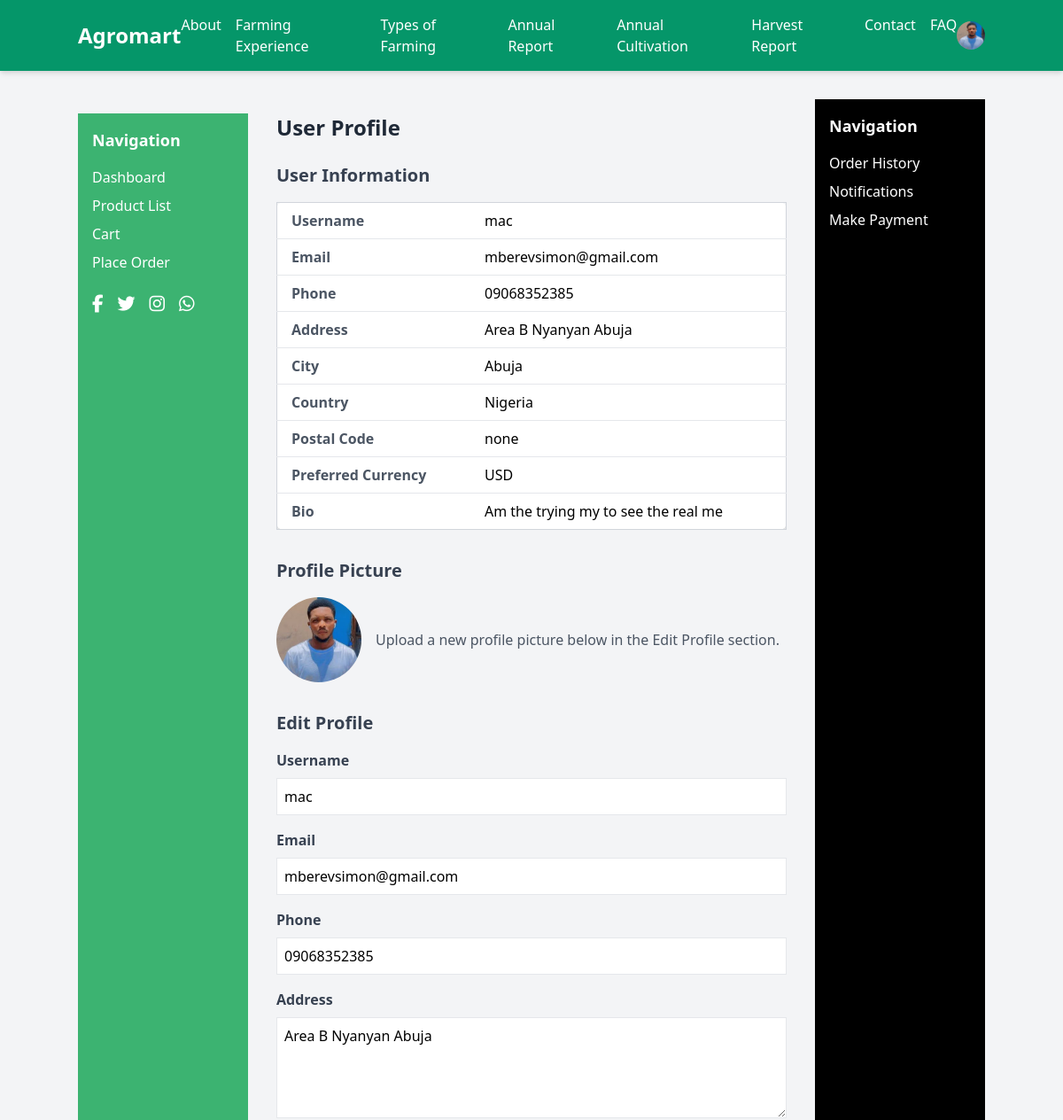
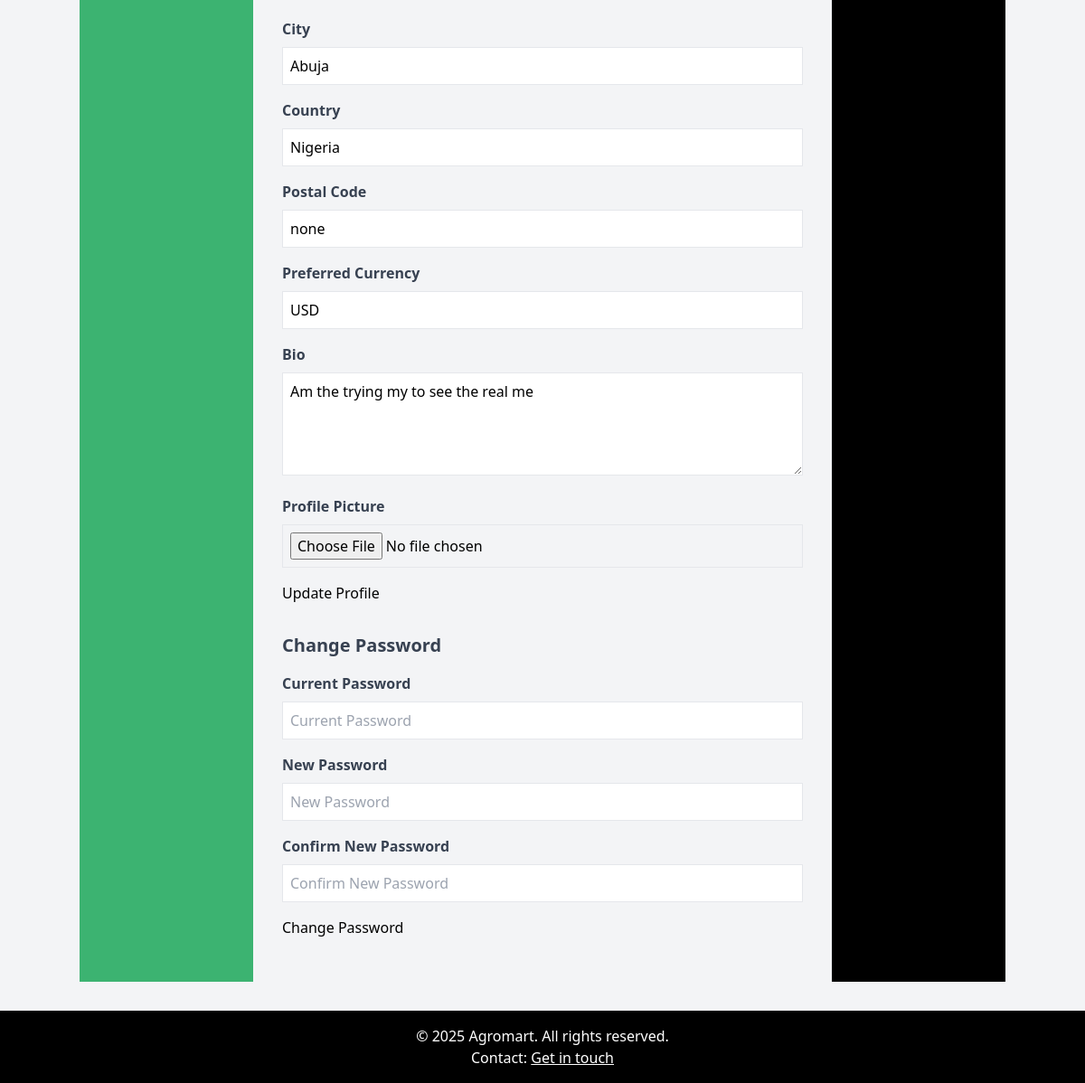
/profile/ (signed in), run on the app's committed database (2 pictures, top to bottom).
### store/models.py (models this page shows, shortened)
class UserProfile(models.Model):
    user = models.OneToOneField(User, on_delete=models.CASCADE)
    phone = models.CharField(max_length=20, blank=True)
    address = models.TextField(blank=True)
    city = models.CharField(max_length=100, blank=True)
    country = models.CharField(max_length=100, blank=True)
    postal_code = models.CharField(max_length=20, blank=True)
    profile_picture = models.ImageField(upload_to='profiles/', null=True, blank=True)
    is_verified = models.BooleanField(default=False)
    preferred_currency = models.CharField(max_length=3, default='USD')
    bio = models.TextField(blank=True, null=True)
    created_at = models.DateTimeField(auto_now_add=True)

### store/views.py (the view, shortened to what this page needs)
# urls.py: path('profile/', UserProfileView.as_view(), name='user_profile'),
class UserProfileView(LoginRequiredMixin, View):
    template_name = 'store/profile.html'
    def get(self, request):
        user_profile, created = UserProfile.objects.get_or_create(user=request.user)
        info_form = UserInfoForm(instance=user_profile)
        profile_form = UserProfileForm(instance=user_profile)
        password_form = UserPasswordChangeForm(user=request.user)
        return render(request, self.template_name, {
            'info_form': info_form,
            'profile_form': profile_form,
            'password_form': password_form,
        })

### store/templates/store/profile.html (shortened to what this page needs)
{% extends 'store/base.html' %}
{% load static %}
{% block content %}
<div class="container mx-auto p-4">
    <h2 class="text-2xl font-bold mb-6 text-gray-800">User Profile</h2>
    <div class="mb-8">
        <h3 class="text-xl font-semibold mb-4 text-gray-700">User Information</h3>
        <div class="overflow-x-auto">
            <table class="min-w-full bg-white border border-gray-300 rounded-lg shadow-md">
                <tbody>
                    <tr class="border-b">
                        <td class="py-2 px-4 font-semibold text-gray-600">Username</td>
                        <td class="py-2 px-4">{{ info_form.username.value }}</td>
                    </tr>
                    <tr class="border-b">
                        <td class="py-2 px-4 font-semibold text-gray-600">Email</td>
                        <td class="py-2 px-4">{{ info_form.email.value }}</td>
                    </tr>
                    <tr class="border-b">
                        <td class="py-2 px-4 font-semibold text-gray-600">Phone</td>
                        <td class="py-2 px-4">{{ info_form.phone.value|default:"Not provided" }}</td>
                    </tr>
                    <tr class="border-b">
                        <td class="py-2 px-4 font-semibold text-gray-600">Address</td>
                        <td class="py-2 px-4">{{ info_form.address.value|default:"Not provided" }}</td>
                    </tr>
                    <tr class="border-b">
                        <td class="py-2 px-4 font-semibold text-gray-600">City</td>
                        <td class="py-2 px-4">{{ info_form.city.value|default:"Not provided" }}</td>
                    </tr>
                    <tr class="border-b">
                        <td class="py-2 px-4 font-semibold text-gray-600">Country</td>
                        <td class="py-2 px-4">{{ info_form.country.value|default:"Not provided" }}</td>
                    </tr>
                    <tr class="border-b">
                        <td class="py-2 px-4 font-semibold text-gray-600">Postal Code</td>
                        <td class="py-2 px-4">{{ info_form.postal_code.value|default:"Not provided" }}</td>
                    </tr>
                    <tr class="border-b">
                        <td class="py-2 px-4 font-semibold text-gray-600">Preferred Currency</td>
                        <td class="py-2 px-4">{{ info_form.preferred_currency.value|default:"USD" }}</td>
                    </tr>
                    <tr>
                        <td class="py-2 px-4 font-semibold text-gray-600">Bio</td>
                        <td class="py-2 px-4">{{ info_form.bio.value|default:"Not provided" }}</td>
                    </tr>
                </tbody>
            </table>
        </div>
    </div>
    <div class="mb-8">
        <h3 class="text-xl font-semibold mb-4 text-gray-700">Profile Picture</h3>
        <div class="flex items-center space-x-4">
            <img src="{% if user.userprofile.profile_picture %}{{ user.userprofile.profile_picture.url }}{% else %}{% static 'images/default_profile.png' %}{% endif %}" alt="Profile Picture" class="w-24 h-24 rounded-full object-cover">
            <div>
                <p class="text-gray-600">Upload a new profile picture below in the Edit Profile section.</p>
            </div>
        </div>
    </div>
    <div class="mb-8">
        <h3 class="text-xl font-semibold mb-4 text-gray-700">Edit Profile</h3>
        <form method="post" enctype="multipart/form-data" class="space-y-4">
            <div class="form-group">
                <label for="{{ profile_form.username.id_for_label }}" class="block text-gray-700 font-semibold mb-2">Username</label>
                {{ profile_form.username }}
            </div>
            <div class="form-group">
                <label for="{{ profile_form.email.id_for_label }}" class="block text-gray-700 font-semibold mb-2">Email</label>
                {{ profile_form.email }}
            </div>
            <div class="form-group">
                <label for="{{ profile_form.phone.id_for_label }}" class="block text-gray-700 font-semibold mb-2">Phone</label>
                {{ profile_form.phone }}
            </div>
            <div class="form-group">
                <label for="{{ profile_form.address.id_for_label }}" class="block text-gray-700 font-semibold mb-2">Address</label>
                {{ profile_form.address }}
            </div>
            <div class="form-group">
                <label for="{{ profile_form.city.id_for_label }}" class="block text-gray-700 font-semibold mb-2">City</label>
                {{ profile_form.city }}
            </div>
            <div class="form-group">
                <label for="{{ profile_form.country.id_for_label }}" class="block text-gray-700 font-semibold mb-2">Country</label>
                {{ profile_form.country }}
            </div>
            <div class="form-group">
                <label for="{{ profile_form.postal_code.id_for_label }}" class="block text-gray-700 font-semibold mb-2">Postal Code</label>
                {{ profile_form.postal_code }}
            </div>
            <div class="form-group">
                <label for="{{ profile_form.preferred_currency.id_for_label }}" class="block text-gray-700 font-semibold mb-2">Preferred Currency</label>
                {{ profile_form.preferred_currency }}
            </div>
            <div class="form-group">
                <label for="{{ profile_form.bio.id_for_label }}" class="block text-gray-700 font-semibold mb-2">Bio</label>
                {{ profile_form.bio }}
            </div>
            <div class="form-group">
                <label for="{{ profile_form.profile_picture.id_for_label }}" class="block text-gray-700 font-semibold mb-2">Profile Picture</label>
                {{ profile_form.profile_picture }}
            </div>
            <button type="submit" class="btn btn-primary">Update Profile</button>
        </form>
    </div>
    <div class="mb-8">
        <h3 class="text-xl font-semibold mb-4 text-gray-700">Change Password</h3>
        <form method="post" class="space-y-4">
            <div class="form-group">
                <label for="{{ password_form.current_password.id_for_label }}" class="block text-gray-700 font-semibold mb-2">Current Password</label>
                {{ password_form.current_password }}
            </div>
            <div class="form-group">
                <label for="{{ password_form.new_password.id_for_label }}" class="block text-gray-700 font-semibold mb-2">New Password</label>
                {{ password_form.new_password }}
            </div>
            <div class="form-group">
                <label for="{{ password_form.confirm_password.id_for_label }}" class="block text-gray-700 font-semibold mb-2">Confirm New Password</label>
                {{ password_form.confirm_password }}
            </div>
            <button type="submit" class="btn btn-primary">Change Password</button>
        </form>
    </div>
</div>
{% endblock %}

### store/templates/store/base.html (shortened to what this page needs)
{% load static %}
<!DOCTYPE html>
<html lang="en">
<head>
    <link href="https://cdn.jsdelivr.net/npm/tailwindcss@2.2.19/dist/tailwind.min.css" rel="stylesheet">
    <link href="https://cdnjs.cloudflare.com/ajax/libs/font-awesome/6.4.2/css/all.min.css" rel="stylesheet">
    <link href="{% static 'css/styles.css' %}" rel="stylesheet">
</head>
<body class="bg-gray-100 font-sans flex flex-col min-h-screen">
    <nav class="bg-green-600 text-white p-4 shadow-md">
        <div class="container mx-auto flex items-center justify-between">
            <a href="{% url 'user_dashboard' %}" class="text-2xl font-bold">Agromart</a>
            <div class="flex space-x-4">
                <a href="{% url 'static_page' page='about' %}" class="hover:text-green-200">About</a>
                <a href="{% url 'static_page' page='farming_experience' %}" class="hover:text-green-200">Farming Experience</a>
                <a href="{% url 'static_page' page='types_of_farming' %}" class="hover:text-green-200">Types of Farming</a>
                <a href="{% url 'static_page' page='annual_report' %}" class="hover:text-green-200">Annual Report</a>
                <a href="{% url 'static_page' page='annual_cultivation' %}" class="hover:text-green-200">Annual Cultivation</a>
                <a href="{% url 'static_page' page='harvest_report' %}" class="hover:text-green-200">Harvest Report</a>
                <a href="{% url 'static_page' page='contact' %}" class="hover:text-green-200">Contact</a>
                <a href="{% url 'static_page' page='faq' %}" class="hover:text-green-200">FAQ</a>
            </div>
            <div class="relative group">
                {% if user.is_authenticated %}
                    <a href="{% url 'user_profile' %}">
                        {% if user.userprofile.profile_picture %}
                            <img src="{{ user.userprofile.profile_picture.url }}" alt="Profile" class="w-8 h-8 rounded-full">
                        {% else %}
                            <img src="{% static 'images/default_profile.png' %}" alt="Profile" class="w-8 h-8 rounded-full">
                        {% endif %}
                    </a>
                {% else %}
                    <a href="{% url 'login' %}" class="hover:text-green-200">Login</a>
                    <a href="{% url 'register' %}" class="hover:text-green-200 ml-2">Register</a>
                {% endif %}
            </div>
        </div>
    </nav>
    <div class="flex flex-1 container mx-auto my-8">
        <aside class="left-panel min-w-[200px] w-48 p-4 mt-4">
            <h3 class="text-lg font-semibold mb-4 text-white">Navigation</h3>
            <ul class="space-y-2">
                <li><a href="{% url 'user_dashboard' %}" class="text-white hover:underline">Dashboard</a></li>
                <li><a href="{% url 'product_list' %}" class="text-white hover:underline">Product List</a></li>
                <li><a href="{% url 'cart' %}" class="text-white hover:underline">Cart {% if user.is_authenticated and cart_items > 0 %}({{ cart_items }}){% endif %}</a></li>
                <li><a href="{% url 'order_create' %}" class="text-white hover:underline">Place Order</a></li>
            </ul>
            <div class="mt-6 flex space-x-4 social-icons">
                <a href="#" class="text-white hover:text-gray-200"><i class="fab fa-facebook-f text-xl"></i></a>
                <a href="#" class="text-white hover:text-gray-200"><i class="fab fa-twitter text-xl"></i></a>
                <a href="#" class="text-white hover:text-gray-200"><i class="fab fa-instagram text-xl"></i></a>
                <a href="#" class="text-white hover:text-gray-200"><i class="fab fa-whatsapp text-xl"></i></a>
            </div>
        </aside>
        <main class="flex-1 mx-4 overflow-y-auto max-h-screen">
            {% block content %}
            {% endblock %}
        </main>
        <aside class="right-panel min-w-[200px] w-48 p-4">
            <h3 class="text-lg font-semibold mb-4 text-white">Navigation</h3>
            <ul class="space-y-2">
                <li><a href="{% url 'order_history' %}" class="text-white hover:underline">Order History</a></li>
                <li><a href="{% url 'notifications' %}" class="text-white hover:underline">Notifications {% if user.is_authenticated and notifications.count > 0 %}({{ notifications.count }}){% endif %}</a></li>
                {% if user.is_authenticated %}
                    <li><a href="{% url 'payment' %}" class="text-white hover:underline">Make Payment</a></li>
                {% else %}
                    <li><a href="{% url 'login' %}" class="text-white hover:underline">Login</a></li>
                    <li><a href="{% url 'register' %}" class="text-white hover:underline">Register</a></li>
                {% endif %}
            </ul>
        </aside>
    </div>
    <footer class="bg-black text-white p-4 mt-auto w-full">
        <div class="container mx-auto text-center">
            <p>&copy; {% now "Y" %} Agromart. All rights reserved.</p>
            <p>Contact: <a href="{% url 'static_page' page='contact' %}" class="underline hover:text-green-200">Get in touch</a></p>
        </div>
    </footer>
</body>
</html>

### store/static/css/styles.css (style rules this page uses)
body { font-family: 'Arial', sans-serif; }
.btn { @apply px-4 py-2 rounded transition-colors; }
.btn-primary { @apply bg-green-500 text-white hover:bg-green-700; }
.form-group { @apply mb-4; }
.form-group label { @apply block text-gray-700 font-semibold mb-2; }
.form-group input, .form-group textarea, .form-group select { @apply border p-2 w-full rounded focus:outline-none focus:ring-2 focus:ring-green-500; }
html body div.container aside.left-panel { background-color: #3CB371 !important; @apply rounded-xl shadow-xl min-h-[200px]; }
html body div.container aside.right-panel { background-color: #000000 !important; @apply rounded-xl shadow-xl min-h-[200px]; }
.left-panel ul li a, .right-panel ul li a { @apply block bg-slate-500 text-white py-2 px-3 rounded-md hover:bg-slate-600 transition-colors; }
.left-panel h3, .right-panel h3, .right-panel li.text-sm { @apply text-white; }
.left-panel .social-icons a { @apply text-white hover:text-gray-200; }

### data on the page
UserProfile: phone.value "09068352385", address.value "Area B Nyanyan Abuja", city.value "Abuja", country.value "Nigeria", postal_code.value "none", preferred_currency.value "USD", bio.value "Am the trying my to see the real me", phone "09068352385", address "Area B Nyanyan Abuja", city "Abuja", country "Nigeria", postal_code "none", preferred_currency "USD", bio "Am the trying my to see the real me"

### other printed values
{{ info_form.username.value }} "mac"
{{ info_form.email.value }} "mberevsimon@gmail.com"
